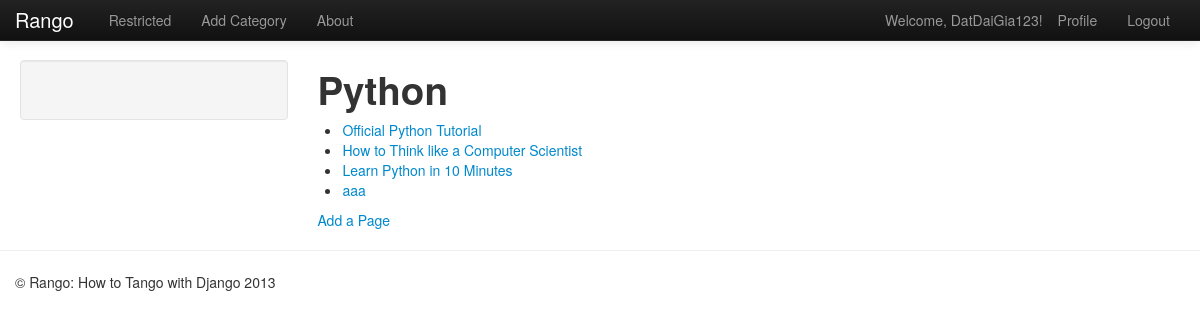
The page /rango/category/python/ (signed in) on the database its author committed.
### rango/models.py (models this page shows, shortened)
class Category(models.Model):
    name = models.CharField(max_length=128, unique=True)
    views = models.IntegerField(default=0)
    likes = models.IntegerField(default=0)
    slug = models.SlugField()

class Page(models.Model):
    category = models.ForeignKey(Category)
    title = models.CharField(max_length=128)
    url = models.URLField()
    views = models.IntegerField(default=0)

### rango/views.py (the view)
# urls.py: url(r'^category/(?P<category_name_slug>[\w\-]+)/$', views.category, name='category'),
def category(HttpRequest, category_name_slug):
  context_dict = {}
  try:
    category = Category.objects.get(slug=category_name_slug)
    context_dict['category_name'] = category.name
    pages = Page.objects.filter(category=category)
    context_dict['pages'] = pages
    context_dict['category'] = category
    context_dict['category_name_slug'] = category_name_slug
  except Category.DoesNotExist:
    pass
  return render(HttpRequest, 'rango/category.html', context_dict)

### templates/rango/category.html (shortened to what this page needs)
{% extends 'rango/base.html' %}
{% block body_block %}
    <h1>{{ category_name }}</h1>
    {% if pages %}
    <ul>
        {% for page in pages %}
        <li>
            <a href="/rango/goto/?page_id={{page.id}}">{{page.title}}</a>
        </li>
        {% endfor %}
    </ul>
    {% else %}
        <strong>No pages currently in category.</strong>
    {% endif %}
    {% if user.is_authenticated %}
       <a href="/rango/category/{{ category_name_slug }}/add_page/">Add a Page</a>
    {% endif %}
{% endblock %}

### templates/rango/base.html (shortened to what this page needs)
<!DOCTYPE html>
{% load static %}
<html>
    <head>
        <link href="{% static 'css/bootstrap-fluid-adj.css' %}" rel="stylesheet">
        <link href="{% static 'css/bootstrap.min.css' %}" rel="stylesheet" media="screen">
        <link href="{% static 'css/bootstrap-responsive.css' %}" rel="stylesheet">
    </head>
    <body>
      <div class="navbar navbar-inverse navbar-fixed-top">
        <div class="navbar-inner">
          <div class="container">
              <a class="brand" href="/rango/">Rango</a>
              <div class="nav-collapse collapse">
                  <ul class="nav pull-right">
                      {% if user.is_authenticated %}
                      <li class="navbar-text">Welcome, {{ user.username }}!</li>
                      <li><a href="/rango/profile">Profile</a></li>
                      <li><a href="/rango/logout/">Logout</a></li>
                      {% else %}
                      <li><a href="/rango/register/">Register</a></li>
                      <li><a href="/rango/login/">Login</a></li>
                      {% endif %}
                  </ul>
                  <ul class="nav">
                      {% if user.is_authenticated %}
                      <li><a href="/rango/restricted/">Restricted</a></li>
                      <li><a href="/rango/add_category/">Add Category</a></li>
                      {% endif %}
                      <li><a href="/rango/about/">About</a></li>
                  </ul>
              </div>
          </div>
        </div>
      </div>
      <div class="container-fluid">
        <div class="row-fluid">
            <div class="span3">
                <div class="well sidebar-nav">
                </div>
            </div>
            <div class="span9">
                {% block body_block %}
                {% endblock %}
            </div>
        </div>
      </div>
      <hr>
      <footer>
        <div class="container">
          <p>&copy; Rango: How to Tango with Django 2013</p>
        </div>
      </footer>
    </body>
</html>

### rows shown on the page
Category: name "Python"
Page: title "Official Python Tutorial"
Page: title "How to Think like a Computer Scientist"
Page: title "Learn Python in 10 Minutes"
Page: title "aaa"

### other values the page prints
{{ user.username }} "DatDaiGia123"
